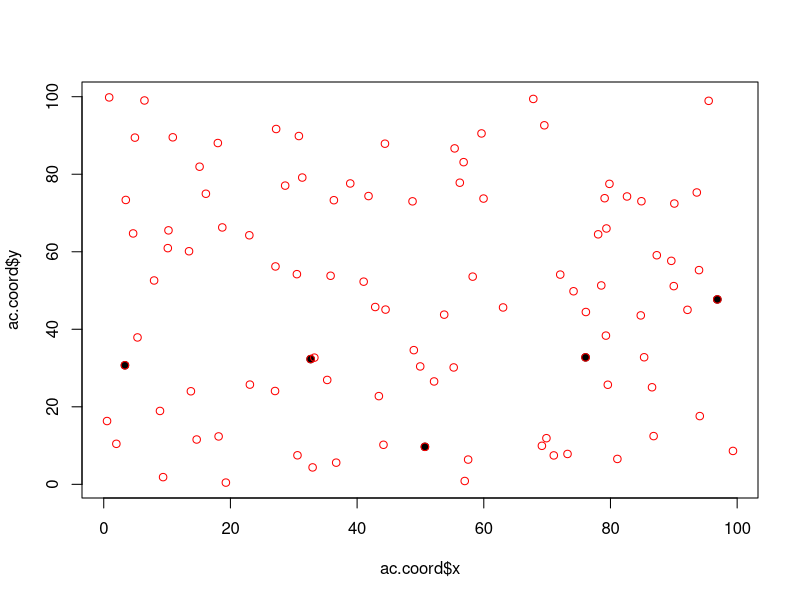
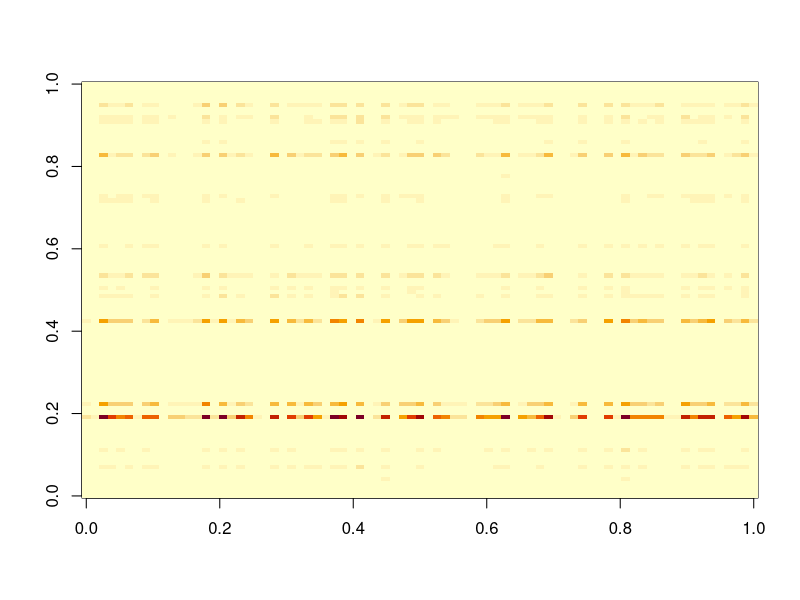

The R script that drew these images, in order: (Note: this script raises an error after producing the figures.)
rm(list=ls(all=TRUE))
set.seed(13)

#basic setup
n.tsegm=400
n.ac=5
n.grid=100
n=floor(runif(n.tsegm,min=0,max=900))

#spatial coordinates
grid.coord=data.frame(x=runif(n.grid,min=0,max=100),
                      y=runif(n.grid,min=0,max=100))
ind=sample(nrow(grid.coord),size=n.ac)
ac.coord.true=ac.coord=grid.coord[ind,]

rangox=range(c(ac.coord$x,grid.coord$x))
rangoy=range(c(ac.coord$y,grid.coord$y))
plot(ac.coord$x,ac.coord$y,pch=19,xlim=rangox,ylim=rangoy)
points(grid.coord$x,grid.coord$y,col='red')

#cluster membership
z.true=z=sample(1:n.ac,size=n.tsegm,replace=T)

#distance decay parameter
phi.true=phi=0.1

#generate data
y=matrix(NA,n.tsegm,n.grid)
for (i in 1:n.tsegm){
  #calculate distance
  x2=(grid.coord$x-ac.coord$x[z[i]])^2
  y2=(grid.coord$y-ac.coord$y[z[i]])^2
  d=sqrt(x2+y2)
  
  #calculate probability
  tmp=exp(-phi*d)
  prob=tmp/sum(tmp)
  
  #draw results
  y[i,]=rmultinom(1,size=n[i],prob=prob)
}
image(y[z==1,])

setwd('U:\\GIT_models\\activcenter_subset_locations')
write.csv(y,'fake data.csv',row.names=F)
write.csv(grid.coord,'fake data grid.csv',row.names=F)